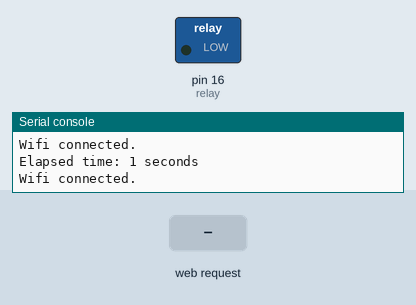
Recording of a program running on a simulated MicroPython board. Parts: switched loads named in the program (green lamp = pin HIGH), the last lines printed to the serial console. Inputs (shaded band) come from the test bench. WiFi joins after 1.5 s.

Above: at 3.2 s.
3.3 s: HTTP request GET /?unlock received
At 3.7 s:
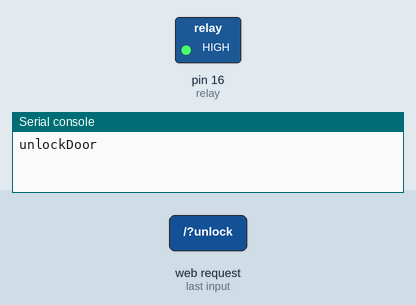
5.3 s: HTTP request GET /?lock received
6.8 s: HTTP request GET /?getstatus received
Timing chart, 0 to 9.8 s (numbered marks = the images above; inputs shaded):
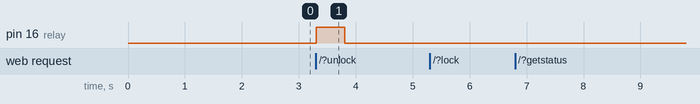

Measured:
- after the input at 3.3 s, pin 16 (relay): LOW → HIGH at once, → LOW 0.50 s later

The program:

main.py
```python
import config
import network
import socket
from utime import sleep_ms, ticks_us, ticks_diff
from uselect import select
from machine import Pin


#Set up pins
RELAY_PIN=16

#Pulse length in ms
PULSE_LENGTH=500

#States
TARGET_LOCK_STATE_UNSECURED=0
TARGET_LOCK_STATE_SECURED=1

CURRENT_LOCK_STATE_UNSECURED = 0
CURRENT_LOCK_STATE_SECURED = 1
CURRENT_LOCK_STATE_JAMMED = 2
CURRENT_LOCK_STATE_UNKNOWN = 3

#Config
REBOOT_AFTER_SECONDS=60*60*12 #12 hours
REBOOT_AFTER_SECONDS_IF_NO_WIFI=120 #1 minute


#Setup pins for relay and sensors
relay = Pin(RELAY_PIN, Pin.OUT)
wifi = network.WLAN(network.STA_IF)

#Global statuses
targetState=TARGET_LOCK_STATE_SECURED
currentState=CURRENT_LOCK_STATE_SECURED

def connectWifi():
    global wlan

    wifi = network.WLAN(network.STA_IF)
    wifi.active(True)
    wifi.connect(config.ssid, config.password)

    max_wait = 10

    wifiStartTime = ticks_us()
    while wifi.status() != 3:
        wifiElapsedTimeS = round(ticks_diff(ticks_us(), wifiStartTime) / 1000000.0)
        print("Waiting for connection for: {} seconds".format(wifiElapsedTimeS))

        if wifiElapsedTimeS >= REBOOT_AFTER_SECONDS_IF_NO_WIFI:
            print("Rebooting...")
            sleep_ms(200)
            machine.reset()

        print('Wifi status: '+str(wifi.status()))
        sleep_ms(1000)

    print('connected')
    status = wifi.ifconfig()
    ipAddress=status[0]
    print( 'ip = ' + ipAddress )

connectWifi()

#Set up socket and start listening on port 80
addr = socket.getaddrinfo(wifi.ifconfig()[0], 80)[0][-1]
s = socket.socket()
s.setsockopt(socket.SOL_SOCKET, socket.SO_REUSEADDR, 1)
s.bind(addr)
s.listen(1)

print('listening on', addr)

def unlockDoor():
    print('unlockDoor')
    setTargetState(TARGET_LOCK_STATE_UNSECURED)
#    setCurrentState(CURRENT_LOCK_STATE_UNSECURED)
    relay.value(1)
    sleep_ms(PULSE_LENGTH)
    relay.value(0)

    retval=getLockStates()

    setTargetState(TARGET_LOCK_STATE_SECURED)
    setCurrentState(CURRENT_LOCK_STATE_SECURED)

    return retval

def lockDoor():
    print('lockDoor')
    setTargetState(TARGET_LOCK_STATE_SECURED)
    setCurrentState(CURRENT_LOCK_STATE_SECURED)
    return getLockStates()

def returnError(errcode):
    return '{"success": false, "error": "'+errcode+'"}'

def getLockStates():
    print('getLockStates')
    global targetState
    global currentState

    return '{"success": true, "currentState": '+str(currentState)+', "targetState": '+str(targetState)+'}'

def setTargetState(state):
    global targetState

    if(state==TARGET_LOCK_STATE_UNSECURED):
        targetState=TARGET_LOCK_STATE_UNSECURED
    else:
        targetState=TARGET_LOCK_STATE_SECURED

def setCurrentState(state):
    global currentState

    if(state==CURRENT_LOCK_STATE_UNSECURED):
        currentState=CURRENT_LOCK_STATE_UNSECURED
    else:
        currentState=CURRENT_LOCK_STATE_SECURED

#Handle an incoming request
def handleRequest(conn, address):
    print('Got a connection from %s' % str(addr))
    request = conn.recv(1024)
    request = str(request)

    print(request)

    if request.find('/?unlock')==6:
        response=unlockDoor()
    elif request.find('/?lock')==6:
        response=lockDoor()
    elif request.find('/?getstatus')==6:
        response=getLockStates()
    else:
        response=returnError('UNKNOWN_COMMAND')

    print(response)

    conn.send('HTTP/1.0 200 OK\r\nContent-type: application/json\r\n\r\n')
    conn.send(response)
    conn.close()

#Main Loop
startTime = ticks_us()

while True:
    elapsedTimeS = round(ticks_diff(ticks_us(), startTime) / 1000000.0)
    print("Elapsed time: {} seconds".format(elapsedTimeS))

    if elapsedTimeS >= REBOOT_AFTER_SECONDS:
        print("Rebooting...")
        sleep_ms(200)
        machine.reset()

    #Check if wifi is connected, if not, reconnect
    if wifi.isconnected() == False:
        print('Connecting wifi...')
        connectWifi()

    print('Wifi connected.')
    #Handle incoming HTTP requests in a non-blocking way
    r, w, err = select((s,), (), (), 1)

    #Is there an incoming request? If so, handle the request
    if r:
        for readable in r:
            conn, addr = s.accept()
            try:
                handleRequest(conn, addr)
            except OSError as e:
                pass
```

config.py
```python
ssid = 'XXXXXXX'
password = 'XXXXXXX'
```
